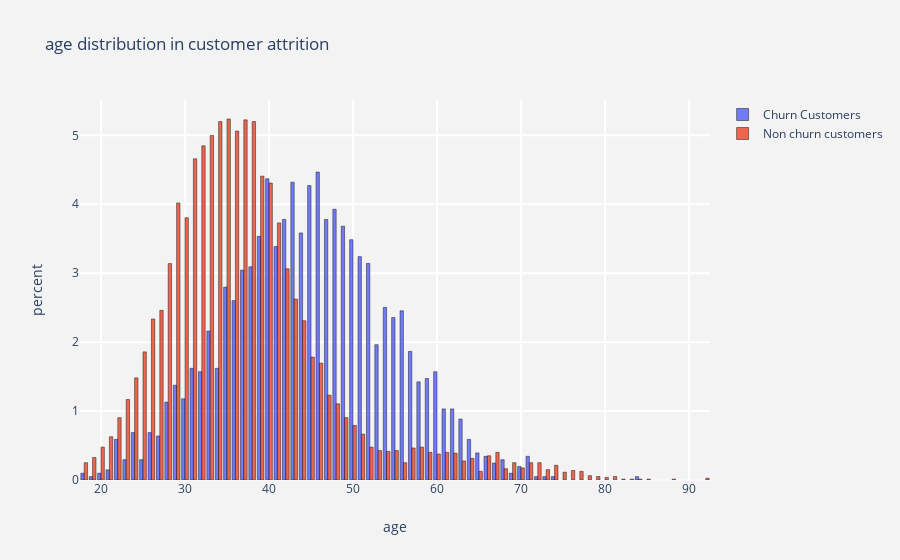

Write notebook code for a chart like this one.
### Code cell
# Calling the function for plotting the histogram for creditscore column 
# Pass the mouse hover the graph for more information. 
histogram(num_cols[1])

### Figure 1 — Plotly figure (JSON) as saved in the notebook; plotly's stock layout.template omitted (floating-point values rounded to 4 significant figures; data arrays with more than 128 entries replaced by an {"elided": "..."} marker saying what was removed)
{"data": [{"histnorm": "percent", "marker": {"line": {"color": "black", "width": 0.5}}, "name": "Churn Customers", "opacity": 0.9, "type": "histogram", "x": {"elided": "2037 int values"}}, {"histnorm": "percent", "marker": {"line": {"color": "black", "width": 0.5}}, "name": "Non churn customers", "opacity": 0.9, "type": "histogram", "x": {"elided": "7963 int values"}}], "layout": {"paper_bgcolor": "rgb(243,243,243)", "plot_bgcolor": "rgb(243,243,243)", "title": {"text": "age distribution in customer attrition "}, "xaxis": {"gridcolor": "rgb(255, 255, 255)", "gridwidth": 2, "ticklen": 5, "title": {"text": "age"}, "zerolinewidth": 1}, "yaxis": {"gridcolor": "rgb(255, 255, 255)", "gridwidth": 2, "ticklen": 5, "title": {"text": "percent"}, "zerolinewidth": 1}}}
